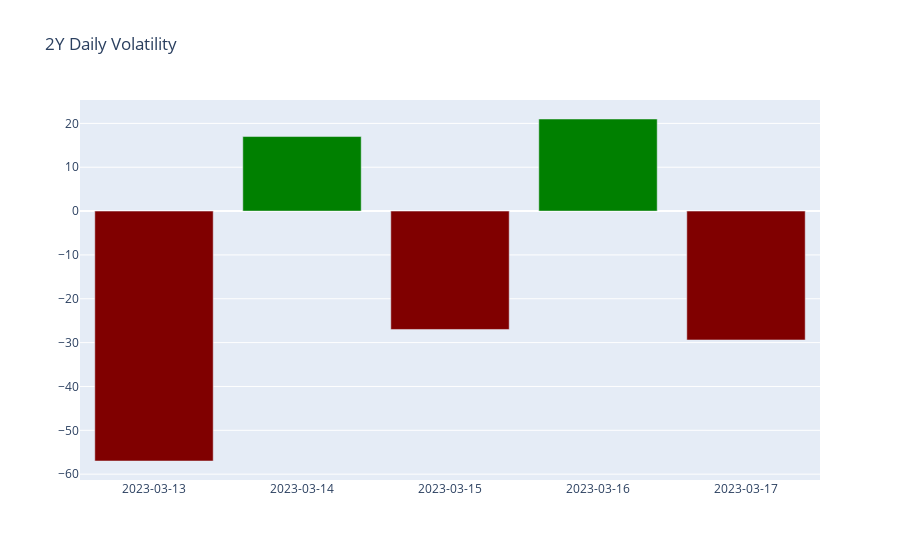

Write notebook code for a chart like this one.
### Code cell
last_week=diff.loc[diff.index[-1]-pd.offsets.BusinessDay(4):]
pos=last_week[last_week['DGS2']>0]
neg=last_week[last_week['DGS2']<0]
#separating the data in positive and negative change

fig=go.Figure()
fig.add_trace(go.Bar(marker=dict(color='green'),x=(pos.index).date,y=pos['DGS2']*100,showlegend=False))
fig.add_trace(go.Bar(marker=dict(color='maroon'),x=(neg.index).date,y=neg['DGS2']*100,showlegend=False))
fig.update_layout(
    title = '2Y Daily Volatility')
fig.update_xaxes(
    dtick="D1",
    tickformat="%Y-%m-%d")
fig.show()

### Figure 1 — Plotly figure (JSON) as saved in the notebook; plotly's stock layout.template omitted (floating-point values rounded to 4 significant figures)
{"data": [{"marker": {"color": "green"}, "showlegend": false, "type": "bar", "x": ["2023-03-14", "2023-03-16"], "y": [17.0, 21.0]}, {"marker": {"color": "maroon"}, "showlegend": false, "type": "bar", "x": ["2023-03-13", "2023-03-15", "2023-03-17"], "y": [-57.0, -27, -29.4]}], "layout": {"title": {"text": "2Y Daily Volatility"}, "xaxis": {"dtick": "D1", "tickformat": "%Y-%m-%d"}}}
